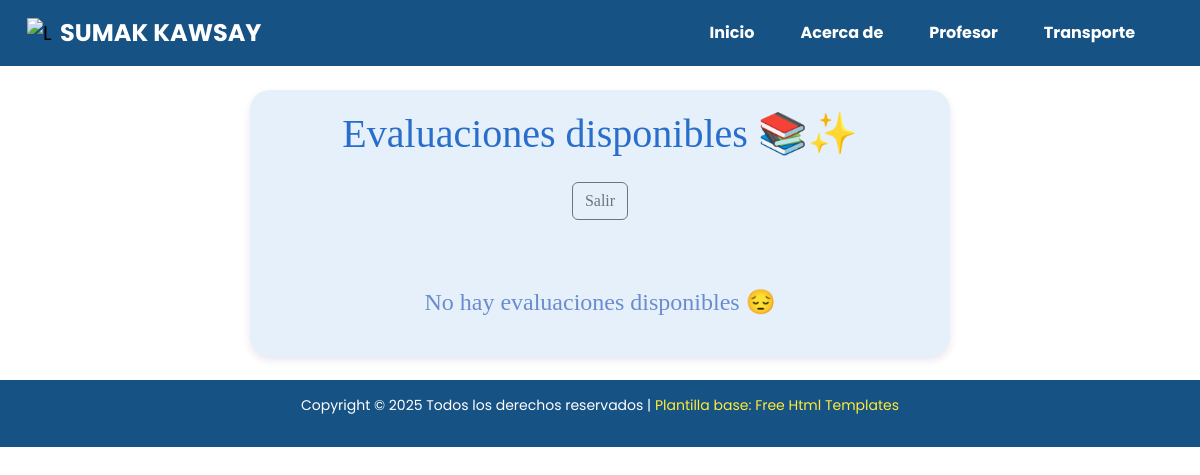
The app's page /ver_evaluacion/ (signed in), older data.
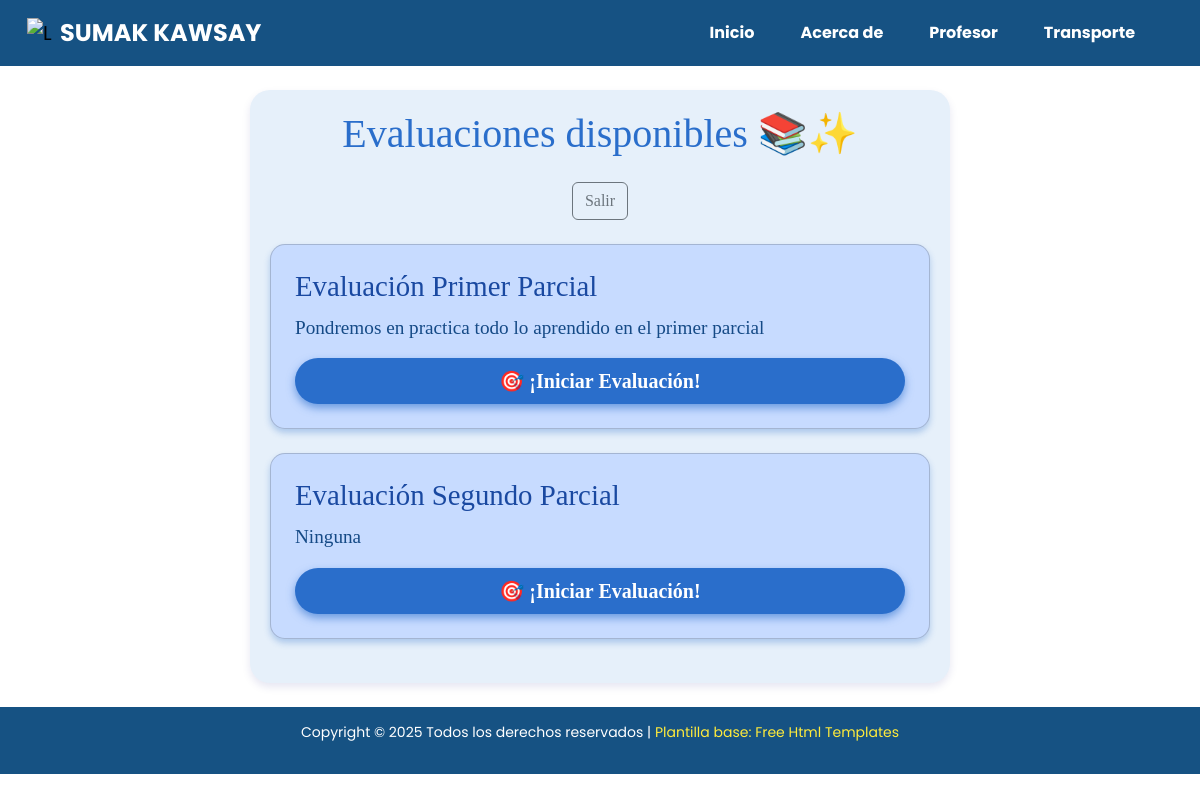
The same page, newer data.
### Aplicaciones/Modulos/models.py (models this page shows, shortened)
class Evaluacion(models.Model):
    titulo_eva = models.CharField(max_length=200)
    descripcion_eva = models.TextField()
    estado_eva = models.BooleanField(default=True)
    tipo_aprendizaje_eva = models.TextField()  # Aquí guardaremos los tipos seleccionados como texto
    fecha_creacion_eva = models.DateTimeField(auto_now_add=True)
    fecha_actualizacion_eva = models.DateTimeField(auto_now=True)

### Aplicaciones/Modulos/views.py (the view)
# urls.py: path('ver_evaluacion/', views.ver_evaluacion, name='ver_evaluacion'),
def ver_evaluacion(request):
    estudiante_id = request.session.get('estudiante_id')
    if not estudiante_id:
        return redirect('login_estudiante')
    estudiante = Estudiante.objects.filter(id=estudiante_id).first()
    if not estudiante:
        return redirect('login_estudiante')
    evaluaciones = Evaluacion.objects.filter(estado_eva=True)
    return render(request, 'Evaluacion/ver_evaluacion.html', {
        'estudiante': estudiante,
        'evaluaciones': evaluaciones,  # NOTA: plural
    })

### Aplicaciones/Modulos/templates/Evaluacion/ver_evaluacion.html
{% extends 'plantillaModulos.html' %}
{% load static %}
{% block body %}
<div class="container mt-4" style="font-family: 'Comic Sans MS', cursive; background-color: #e6f0fa; border-radius: 20px; padding: 20px; max-width: 700px; box-shadow: 0 4px 8px rgba(0,0,128,0.1);">
    <h2 class="text-center mb-4" style="color: #2a6ecb; font-size: 2.5rem;">
        Evaluaciones disponibles 📚✨
    </h2>
    <div class="text-center">
        <a href="{% url 'login_estudiante' %}" class="btn btn-outline-secondary">Salir</a>
    </div>
    <br>
    {% if evaluaciones %}
        {% for evaluacion in evaluaciones %}
            <div class="card mb-4 p-4" style="border-radius: 15px; background-color: #c7dbff; box-shadow: 0 4px 6px rgba(42, 110, 203, 0.3);">
                <h3 style="color: #1a49a1; font-size: 1.8rem; margin-bottom: 10px;">
                    {{ evaluacion.titulo_eva }}
                </h3>
                <p style="font-size: 1.2rem; color: #154a86;">
                    {{ evaluacion.descripcion_eva }}
                </p>
                <a href="{% url 'mostrar_evaluacion' evaluacion.id %}"
                   class="btn btn-primary btn-lg"
                   style="border-radius: 25px; font-weight: bold; background-color: #2a6ecb; border: none; box-shadow: 0 4px 8px rgba(42, 110, 203, 0.6);">
                   🎯 ¡Iniciar Evaluación!
                </a>
            </div>
        {% endfor %}
    {% else %}
        <p class="text-center" style="font-size: 1.5rem; color: #6a8ccf; margin-top: 40px;">
            No hay evaluaciones disponibles 😔
        </p>
    {% endif %}
</div>
{% endblock %}

Row changes from the older to the newer data that the page shows:
added Evaluacion: titulo_eva "Evaluación Primer Parcial", descripcion_eva "Pondremos en practica todo lo aprendido en el primer parcial"
added Evaluacion: titulo_eva "Evaluación Segundo Parcial", descripcion_eva "Ninguna"
Text that changed along with them:
text no longer shown: "No hay evaluaciones disponibles 😔"
